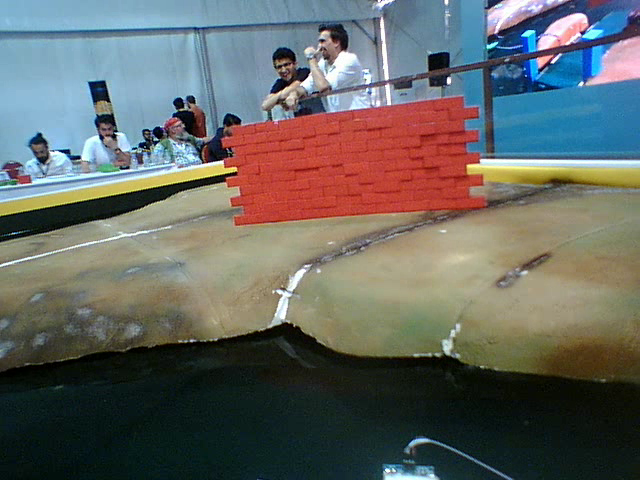
#> input picture frame 6 of Medya/Kayitlar/temizKayit4.avi, 640 x 480 px, given in place of the camera
$ python gemi_main_webcam.py   (older library calls are emulated)
#> lines starting #> are read from the running program, lines starting #| are printed output that depends on the picture; after the words box and inside, x2 and y2 are one past the last pixel; in counts of white or black regions, pixels touching at a corner belong together
### lib_dc_motor.py
import RPi.GPIO as GPIO


# DC Motor'un bağlı olduğu pinleri ayarla
def pin_ayarla(pinler):
    for pin in pinler:
        GPIO.setup(pin, GPIO.OUT)


# pinler -> 3 elemanlı liste
# Motorun ileri önde hareketini sağla
# [12 lines left out: functions ileri, geri, not called in this run]


# Motoru durdur
def durdur(pinler):
    GPIO.output(pinler[2], GPIO.LOW)

### lib_step_motor.py
# Step motorun programda rahatça kullanılabilmesi için oluşturulmuş modüldür.
import RPi.GPIO as GPIO
import time


# Servo motorun pinlerini ayarlar
def motor_pinlerini_ayarla(motorPinleri):
    for pin in motorPinleri:
        GPIO.setup(pin, GPIO.OUT)
        GPIO.output(pin, 0)


# turSayisi negatif ise geri (saat yönünün tersine) döner
# turSayisi float olabilir.
# beklemeSuresi milisaniye cinsindendir.
# motorPinleri 4 tane motor pininin listesidir.
def tam_tur_don(turSayisi, beklemeSuresi, motorPinleri):
    beklemeSuresi = beklemeSuresi * 0.001
    if beklemeSuresi < 0:  beklemeSuresi *= -1

    yarimAdimDizisi = [
        [1, 0, 0, 0],
        [1, 1, 0, 0],
        [0, 1, 0, 0],
        [0, 1, 1, 0],
        [0, 0, 1, 0],
        [0, 0, 1, 1],
        [0, 0, 0, 1],
        [1, 0, 0, 1]
    ]

    if turSayisi < 0:
        turSayisi *= -1
        yarimAdimDizisi.reverse()

    for i in range(int(turSayisi * 512)):
        for yarimAdim in range(8):
            for pin in range(4):
                GPIO.output(motorPinleri[pin], yarimAdimDizisi[yarimAdim][pin])
            time.sleep(beklemeSuresi)

### lib_cv_yardimci.py
import cv2
import numpy as np

# Renklerin alt ve üst sınırlarını tutan sözlük (dictionary) yapısı
renk_siniri = {
    "yesil": [np.array([33, 88, 40]), np.array([102, 255, 255])],
    "mavi": [np.array([100, 60, 60]), np.array([140, 255, 255])],
    "beyaz": [np.array([0, 0, 140]), np.array([256, 60, 256])],
    "sari": [np.array([5, 100, 100]), np.array([40, 255, 256])],
    "dusuk_kirmizi": [np.array([0, 50, 50]), np.array([10, 255, 255])],
    "yuksek_kirmizi": [np.array([170, 50, 50]), np.array([180, 255, 255])],
    "mavi2": [np.array((80, 100, 70)), np.array((120, 180, 255))],
    "gemi": [np.array([33, 88, 40]), np.array([102, 255, 255])],
    "duvar": [np.array([5, 100, 100]), np.array([40, 255, 256])],
    "kapi": [np.array([100, 60, 60]), np.array([140, 255, 255])],
    "sur_dusuk": [np.array([0, 50, 50]), np.array([10, 255, 255])],
    "sur_yuksek": [np.array([170, 50, 50]), np.array([180, 255, 255])]
}

# Erosion, Dilation, Opening, Closing
# Gürültüyü (Karıncalanmayı) azaltma/arttırma
cekirdek = {
    "acik": np.ones((5, 5)),
    "kapali": np.ones((20, 20))
}


# Maske olusturur, son maske değerini döndürür
def maske_olustur(resim, sinirlar, incekirdek):
    altSinir, ustSinir = sinirlar

    # BGR -> HSV dönüşümü
    resimHSV = cv2.cvtColor(resim, cv2.COLOR_BGR2HSV)

    # maske oluşturma
    maske = cv2.inRange(resimHSV, altSinir, ustSinir)

    # morfoloji (morphology)
    maskeAcik = cv2.morphologyEx(maske, cv2.MORPH_OPEN, incekirdek["acik"])
    maskeKapali = cv2.morphologyEx(maskeAcik, cv2.MORPH_CLOSE, incekirdek["kapali"])

    # # Maskeleri ekranda göster
    # cv2.imshow("maskeKapali", maskeKapali)
    # cv2.imshow("maskeAcik", maskeAcik)
    # cv2.imshow("maske", maske)

    return maskeKapali


# Maskedeki cisimlerin kenarına çerçeve çiz, alanları (contour) döndür
def cerceve_ciz(resim, maske):
    # Bulunan alanın çerçevesini alma
    _, cerceveler, h = cv2.findContours(maske.copy(), cv2.RETR_EXTERNAL, cv2.CHAIN_APPROX_NONE)

    # Resme çerçeve çizme
    cv2.drawContours(resim, cerceveler, -1, (0, 0, 255), 2)

    return cerceveler


# Cisimlerin arasında en büyük olanı tespit et
# [86 lines left out: functions en_buyugu_bul, kapiyi_tespit_et, not called in this run]

### lib_tespit_ve_hareket.py
import cv2
import time
import numpy as np
import lib_sabitler as sbt
import lib_step_motor as step
import lib_cv_yardimci as cvYar
import lib_dc_motor as dc
import lib_gemi_hareket as gemi
import lib_mesafe_sensoru as sensor


# Raspberry Pi'ye bağlı bütün cihazların pinlerini ayarlar
def butun_cihazlarin_pinlerini_ayarla():
    gemi.motorlari_ayarla()
    step.motor_pinlerini_ayarla(sbt.PIN_STEP_BOSALTMA_CUBUGU)
    step.motor_pinlerini_ayarla(sbt.PIN_STEP_DOLDURMA_CUBUGU)
    step.motor_pinlerini_ayarla(sbt.PIN_STEP_ROMORK)
    sensor.pin_ayarla(sbt.PIN_SENSOR_CAPRAZ)
    sensor.pin_ayarla(sbt.PIN_SENSOR_YATAY)


# Gemi ilk çalıştığında başlangıç ayarlarını yapar
def baslangic_ayarlamalari():
    step.tam_tur_don(-sbt.TUR_SAYISI_DOLDURMA_CUBUGU, sbt.STEP_MOTOR_BEKLEME_SURESI, sbt.PIN_STEP_DOLDURMA_CUBUGU)


# Eğer görüntüde cisim yoksa nasıl hareket edeceğini söyler
def cisim_bulunamazsa():
    gemi.sola_don()


# Tespit edilen görüntünün merkezini alarak o noktaya doğru ilerler
# [75 lines left out: functions goruntuye_gore_hareket, gemi_bul_ve_hareket_et, gemi_bulundu, kapi_bul_ve_hareket_et, duvardan_kac, not called in this run]


# Sensör yardımıyla duvarları tespit eder ve çarpmamak için işlem gerçekleştirir
# Bu fonksiyonda görüntü işleme ile duvar tespit edilmiş fakat herhangi bir işlem yapılmamıştır
def duvar_bul_ve_carpma(resim):
    duvarResim = resim.copy()
    duvarMaske = cvYar.maske_olustur(duvarResim, cvYar.renk_siniri["duvar"], cvYar.cekirdek)
    duvarAlanlar = cvYar.cerceve_ciz(duvarResim, duvarMaske)

    # Eğer duvara fazla yakınsa duvardan kaç
    mesafe = sensor_mesafe_bul(sbt.PIN_SENSOR_YATAY, sbt.SENSOR_OLCUMU_KONTROL_SAYISI)
    if mesafe < sbt.MESAFE_YATAY_DUVAR:
        print("Duvar gördüm, kaçıyorum...")
        duvardan_kac()

    return duvarResim


# Sensörle ortalama mesafeyi tespit eder
def sensor_mesafe_bul(sensorPin, kontrolSayisi):
    ort = 0
    for i in range(kontrolSayisi):
        ort += sensor.mesafe_olc(sensorPin)
    ort /= kontrolSayisi
    return ort


# Römorktaki gemileri boşaltır
# [17 lines left out: functions gemi_bosalt, gemi_topla, not called in this run]


# Yürüyen banda tırmanır
def banda_tirman(resim):
    return kapi_bul_ve_hareket_et(resim)


# Yürüyen bandın dibine kadar gelindiğini haber verir
# [49 lines left out: functions bant_bulundu, sur_bul_ve_hareket_et, sur_bulundu, top_at, not called in this run]

### lib_gemi_hareket.py
# Geminin iki motorunu birlikte kontrol ederek geminin hareketini sağlayan modul
import lib_dc_motor as dc
import lib_sabitler as sbt


# Motor pinlerini ayarla
def motorlari_ayarla():
    dc.pin_ayarla(sbt.SOL_DC_MOTOR_PIN)
    dc.pin_ayarla(sbt.SAG_DC_MOTOR_PIN)


# Gemiyi sola döndür
def sola_don():
    dc.ileri(sbt.SAG_DC_MOTOR_PIN)
    dc.geri(sbt.SOL_DC_MOTOR_PIN)


# Gemiyi sağa döndür
def saga_don():
    dc.ileri(sbt.SOL_DC_MOTOR_PIN)
    dc.geri(sbt.SAG_DC_MOTOR_PIN)


# Gemiyi ileri yönde hareket ettir
def ileri():
    dc.ileri(sbt.SOL_DC_MOTOR_PIN)
    dc.ileri(sbt.SAG_DC_MOTOR_PIN)


# Motorları durdur
def dur():
    dc.durdur(sbt.SOL_DC_MOTOR_PIN)
    dc.durdur(sbt.SAG_DC_MOTOR_PIN)


# Gemiri geri yönde hareket ettir
def geri():
    dc.geri(sbt.SOL_DC_MOTOR_PIN)
    dc.geri(sbt.SAG_DC_MOTOR_PIN)

### lib_mesafe_sensoru.py
# Mesafe sensörüyle rahatça işlem yapabilmek için oluşturulmuş modül
import RPi.GPIO as GPIO
import time


# Mesafe sensörünün bağlı olduğu pinleri ayarla
def pin_ayarla(pinler):
    triggerPin = pinler[0]
    echoPin = pinler[1]

    GPIO.setup(triggerPin, GPIO.OUT)
    GPIO.setup(echoPin, GPIO.IN)

    GPIO.output(triggerPin, False)


# Dalga gönder, gelmesini bekle, arada geçen zamanı ölç
def dalga_git_gel(pinler):
    triggerPin = pinler[0]
    echoPin = pinler[1]

    GPIO.output(triggerPin, True)
    time.sleep(0.00001)
    GPIO.output(triggerPin, False)

    while GPIO.input(echoPin) == 0:
        dalga_gonderis = time.time()

    while GPIO.input(echoPin) == 1:
        dalga_gelis = time.time()

    return dalga_gelis - dalga_gonderis


# Dalga gidiş-gelişi arasındaki mesafeden mesafeyi hesapla
# Bu işlem dalganın havada yayılma hızına göre yapılır.
def mesafe_hesapla(sure):
    mesafe = sure * 17150
    return round(mesafe, 2)


# Tek fonksiyonla mesafeyi ölç ve döndür
def mesafe_olc(pinler):
    return mesafe_hesapla(dalga_git_gel(pinler))

### gemi_main_webcam.py
# Kullanılan pinler ->
# Stepler -> [31, 33, 35, 37], [32, 36, 38, 40]
# Sensörler -> [16,18] , [11,13]
# Motorlar -> [8, 10, 12], [3, 5, 7]
import time
import cv2
import RPi.GPIO as GPIO
import lib_sabitler as sbt
import lib_gemi_hareket as gemi
import lib_tespit_ve_hareket as th

print("Başlangıç ayarlamaları yapılıyor...")
GPIO.setmode(GPIO.BOARD)
th.butun_cihazlarin_pinlerini_ayarla()
th.baslangic_ayarlamalari()

print("Görüntü alınıyor...")
kamera = cv2.VideoCapture(0)

print("Video kaydı için hazırlıklar yapılıyor...")
# Video kaydı için
kayitTime = time.strftime("%Y-%m-%d-%H-%M")
fourcc = cv2.VideoWriter_fourcc(*'XVID')
temizKayit = cv2.VideoWriter('./Medya/Kayitlar/' + kayitTime + 'temizKayit.avi', fourcc, 10.0, (sbt.KAMERA_COZUNURLUGU[0], sbt.KAMERA_COZUNURLUGU[1]))
duvarKayit = cv2.VideoWriter('./Medya/Kayitlar/' + kayitTime + 'duvarKayit.avi', fourcc, 10.0, (sbt.CV_COZUNURLUGU[0], sbt.CV_COZUNURLUGU[1]))
gemiKayit = cv2.VideoWriter('./Medya/Kayitlar/' + kayitTime + 'gemiKayit.avi', fourcc, 10.0, (sbt.CV_COZUNURLUGU[0], sbt.CV_COZUNURLUGU[1]))
kapiKayit = cv2.VideoWriter('./Medya/Kayitlar/' + kayitTime + 'kapiKayit.avi', fourcc, 10.0, (sbt.CV_COZUNURLUGU[0], sbt.CV_COZUNURLUGU[1]))
surKayit = cv2.VideoWriter('./Medya/Kayitlar/' + kayitTime + 'surKayit.avi', fourcc, 10.0, (sbt.CV_COZUNURLUGU[0], sbt.CV_COZUNURLUGU[1]))

print("Görevlere hazırlanılıyor...")
# Gemi toplama/boşaltma işlemi için
gemiTopla = True
gemiBosalt = False
toplananGemiSayisi = 0


bandaTirman = False
bosaltmaSayisi = 0
karsidayim = False

# Bir for dongusu icinde kameradan resim yakalamaya basla
while True:
    _, anaResim = kamera.read()
#> anaResim is the input picture: shape (480, 640, 3); mean B, G, R 98.9, 102.4, 100.1
    temizKayit.write(anaResim)

    anaResim = cv2.resize(anaResim, (sbt.CV_COZUNURLUGU[0], sbt.CV_COZUNURLUGU[1]))
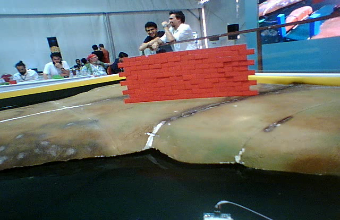
#> anaResim: shape (220, 340, 3); mean B, G, R 98.8, 102.3, 100
    # Ayna etkisi
    anaResim = cv2.flip(anaResim, 1)
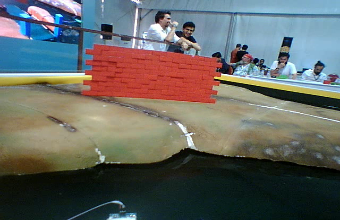
#> anaResim: shape (220, 340, 3); mean B, G, R 98.8, 102.3, 100

    print("Duvar tespit etme ve duvardan kaçınma...")
    duvarResim = th.duvar_bul_ve_carpma(anaResim)
#> in maske_olustur, `altSinir, ustSinir = sinirlar`: altSinir = [5, 100, 100]; ustSinir = [40, 255, 256]
#> in maske_olustur, `resimHSV = cv2.cvtColor(resim, cv2.COLOR_BGR2HSV)`: resimHSV: shape (220, 340, 3); mean H, S, V 63.7, 107.7, 123.3
#> in maske_olustur, `maske = cv2.inRange(resimHSV, altSinir, ustSinir)`:
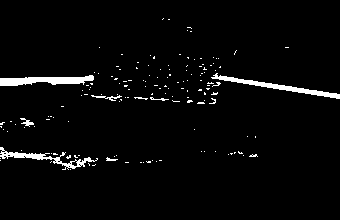
#> maske: shape (220, 340); 3.1% white; 149 white regions (141 under 20 px), largest, box (x1, y1, x2, y2) and area: (0, 75, 94, 86) 629, (211, 73, 340, 99) 596, (0, 147, 98, 170) 478
#> in maske_olustur, `maskeAcik = cv2.morphologyEx(maske, cv2.MORPH_OPEN, incekirdek["acik"])`:
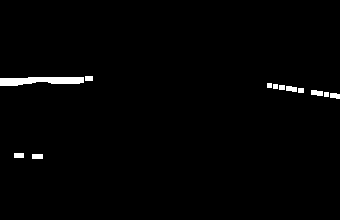
#> maskeAcik: shape (220, 340); 1.4% white; 12 white regions, largest, box (x1, y1, x2, y2) and area: (0, 77, 84, 86) 566, (311, 90, 323, 96) 60, (286, 86, 297, 92) 55
#> in maske_olustur, `maskeKapali = cv2.morphologyEx(maskeAcik, cv2.MORPH_CLOSE, incekirdek[..`:
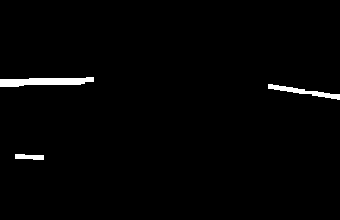
#> maskeKapali: shape (220, 340); 1.5% white; 3 white regions
#> in cerceve_ciz, `_, cerceveler, h = cv2.findContours(maske.copy(), cv2.RETR_EXTERNAL, c..`: cerceveler = 3 contours; box (x1, y1, x2, y2) and area: (0, 77, 94, 87) 549, (268, 84, 340, 100) 266, (15, 154, 44, 160) 104; h = [[1, -1, -1, -1], [2, 0, -1, -1], [-1, 1, -1, -1]]
#> in cerceve_ciz, `cv2.drawContours(resim, cerceveler, -1, (0, 0, 255), 2)`:
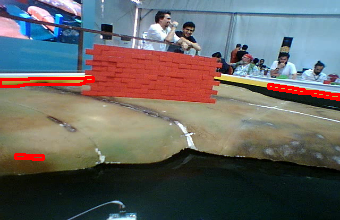
#> resim: shape (220, 340, 3); 1.69% of pixels changed, all inside (x1, y1, x2, y2) = (0, 76, 340, 161)
#> in duvar_bul_ve_carpma, `duvarAlanlar = cvYar.cerceve_ciz(duvarResim, duvarMaske)`: duvarAlanlar has the same summary as cerceveler in cerceve_ciz
#> (the run stopped early here; a loop or call above may not have finished)

$ run again, starting later in the video
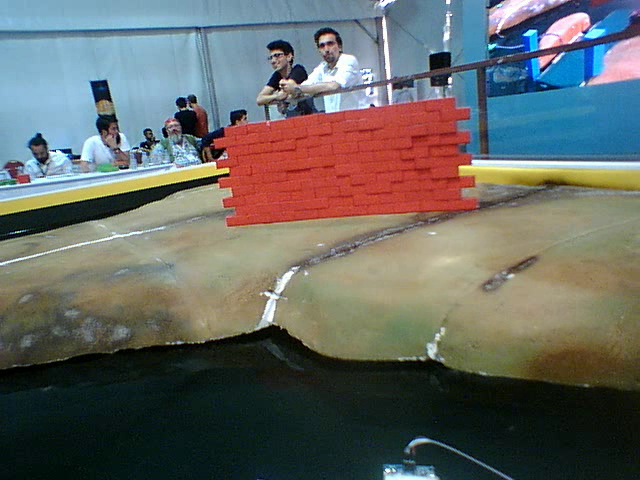
#> input picture frame 27 of Medya/Kayitlar/temizKayit4.avi, 640 x 480 px, given in place of the camera
#> anaResim is the input picture: shape (480, 640, 3); mean B, G, R 99.7, 103.4, 100.5
#> altSinir = [5, 100, 100]; ustSinir = [40, 255, 256]
#> resimHSV: shape (220, 340, 3); mean H, S, V 63.9, 108.8, 124.3
#> in maske_olustur, `maske = cv2.inRange(resimHSV, altSinir, ustSinir)`:
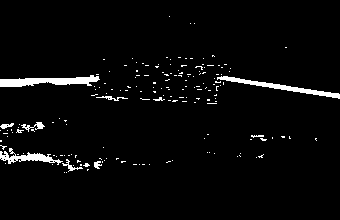
#> maske: shape (220, 340); 3.3% white; 173 white regions (163 under 20 px), largest, box (x1, y1, x2, y2) and area: (0, 75, 100, 87) 674, (217, 76, 340, 99) 557, (0, 148, 63, 165) 387
#> maskeAcik: shape (220, 340); 1.4% white; 12 white regions, largest, box (x1, y1, x2, y2) and area: (0, 78, 46, 87) 325, (49, 77, 97, 85) 302, (27, 154, 50, 162) 139
#> maskeKapali: shape (220, 340); 1.6% white; 4 white regions
#> cerceveler = 4 contours; box (x1, y1, x2, y2) and area: (0, 78, 98, 88) 559, (275, 85, 340, 99) 210, (22, 155, 51, 163) 154, (38, 123, 44, 130) 27; h = [[1, -1, -1, -1], [2, 0, -1, -1], [3, 1, -1, -1], [-1, 2, -1, -1]]
#> in cerceve_ciz, `cv2.drawContours(resim, cerceveler, -1, (0, 0, 255), 2)`:
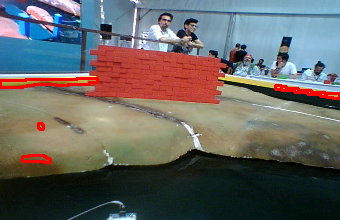
#> resim: shape (220, 340, 3); mean B, G, R 98.4, 101, 102.3
#> duvarAlanlar has the same summary as cerceveler in cerceve_ciz

$ run again, starting later in the video
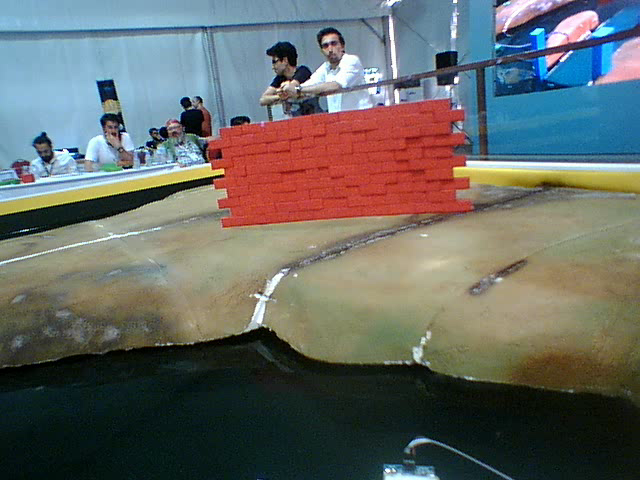
#> input picture frame 48 of Medya/Kayitlar/temizKayit4.avi, 640 x 480 px, given in place of the camera
#> anaResim is the input picture: shape (480, 640, 3); mean B, G, R 100.9, 104.4, 101.1
#> altSinir = [5, 100, 100]; ustSinir = [40, 255, 256]
#> resimHSV: shape (220, 340, 3); mean H, S, V 63.8, 108.8, 125.5
#> in maske_olustur, `maske = cv2.inRange(resimHSV, altSinir, ustSinir)`:
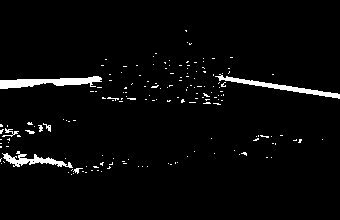
#> maske: shape (220, 340); 3.2% white; 169 white regions (161 under 20 px), largest, box (x1, y1, x2, y2) and area: (0, 76, 102, 89) 701, (215, 74, 340, 99) 567, (2, 151, 73, 168) 421
#> maskeAcik: shape (220, 340); 1.3% white; 14 white regions, largest, box (x1, y1, x2, y2) and area: (0, 79, 43, 89) 329, (53, 76, 100, 86) 308, (19, 158, 27, 164) 48
#> maskeKapali: shape (220, 340); 1.6% white; 3 white regions
#> cerceveler = 3 contours; box (x1, y1, x2, y2) and area: (0, 77, 101, 90) 603, (281, 86, 340, 99) 218, (11, 158, 55, 165) 174; h = [[1, -1, -1, -1], [2, 0, -1, -1], [-1, 1, -1, -1]]
#> in cerceve_ciz, `cv2.drawContours(resim, cerceveler, -1, (0, 0, 255), 2)`:
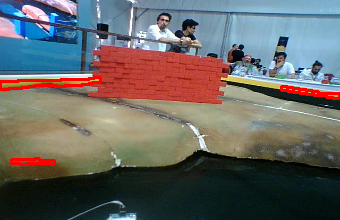
#> resim: shape (220, 340, 3); mean B, G, R 99.5, 102, 103
#> duvarAlanlar has the same summary as cerceveler in cerceve_ciz
